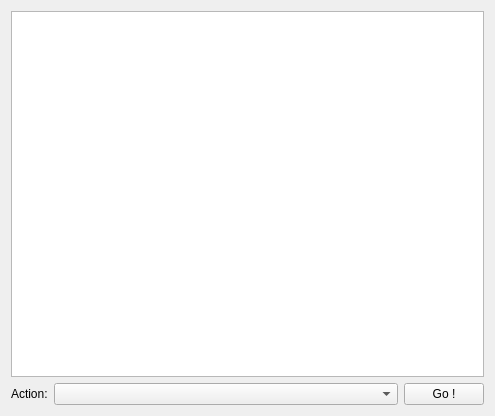
<?xml version="1.0" encoding="UTF-8"?>
<ui version="4.0">
 <class>standard_result</class>
 <widget class="QWidget" name="standard_result">
  <property name="geometry">
   <rect>
    <x>0</x>
    <y>0</y>
    <width>495</width>
    <height>416</height>
   </rect>
  </property>
  <property name="windowTitle">
   <string>Form</string>
  </property>
  <layout class="QVBoxLayout" name="verticalLayout">
   <item>
    <widget class="QTextBrowser" name="webview"/>
   </item>
   <item>
    <layout class="QHBoxLayout" name="horizontalLayout_2">
     <item>
      <widget class="QLabel" name="action_label">
       <property name="sizePolicy">
        <sizepolicy hsizetype="Fixed" vsizetype="Fixed">
         <horstretch>0</horstretch>
         <verstretch>0</verstretch>
        </sizepolicy>
       </property>
       <property name="text">
        <string>Action:</string>
       </property>
      </widget>
     </item>
     <item>
      <widget class="QComboBox" name="action_selector"/>
     </item>
     <item>
      <widget class="QPushButton" name="action_button">
       <property name="sizePolicy">
        <sizepolicy hsizetype="Fixed" vsizetype="Fixed">
         <horstretch>0</horstretch>
         <verstretch>0</verstretch>
        </sizepolicy>
       </property>
       <property name="minimumSize">
        <size>
         <width>70</width>
         <height>0</height>
        </size>
       </property>
       <property name="text">
        <string>Go !</string>
       </property>
      </widget>
     </item>
    </layout>
   </item>
  </layout>
 </widget>
 <resources/>
 <connections/>
</ui>
